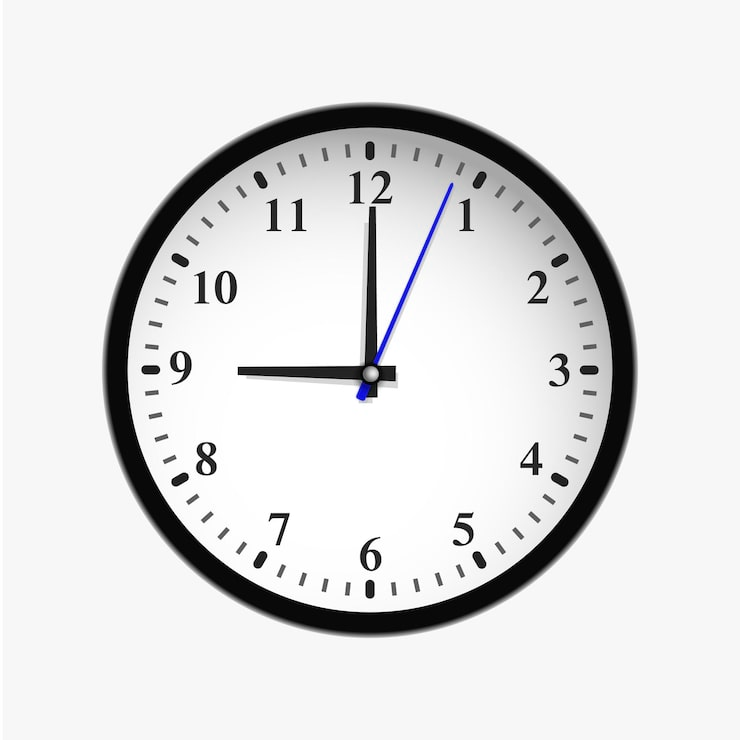
#> input picture Data/clock4.jpg, 740 x 740 px
$ jupyter execute --allow-errors full_test.ipynb
#> lines starting #> are read from the running program, lines starting #| are printed output that depends on the picture; after the words box and inside, x2 and y2 are one past the last pixel; in counts of white or black regions, pixels touching at a corner belong together
# Thresholding

[cell 1]
import cv2 as cv
import numpy as np
import matplotlib.pyplot as plt

#my functions
from Plot import plot_cv, plot_img

[cell 2]
path = '../../Data/clock4.jpg'
img = cv.imread(path, cv.IMREAD_COLOR_RGB)
#> img is the input picture: shape (740, 740, 3); mean B, G, R 224, 223.7, 223.7
img.shape
#> Out = (740, 740, 3)

#> (a cell that did not finish here is left out)

[cell 4]
def channels(img):
    Xred = img[:, :, 0]
    Xgreen = img[:, :, 1]
    Xblue = img[:, :, 2]
    return Xred, Xgreen, Xblue

[cell 5]
Xred, _, _ = channels(img)
#> (the rest of this cell did not finish here and is left out)

[cell 6]
def thresholding_background(img, thres = 200):
#> called with thres = 120
    print("Image shape:", img.shape)
#| Image shape: (740, 740)
    if len(img.shape) == 3:
        m, n, _ = img.shape
    else:
        m, n = img.shape
#> m = 740; n = 740

    temp = np.zeros((m, n), dtype=np.uint8)

    for i in range(m):
        for j in range(n):
            if img[i, j] >= thres:
                temp[i, j] = 0
            else:
                temp[i, j] = 255
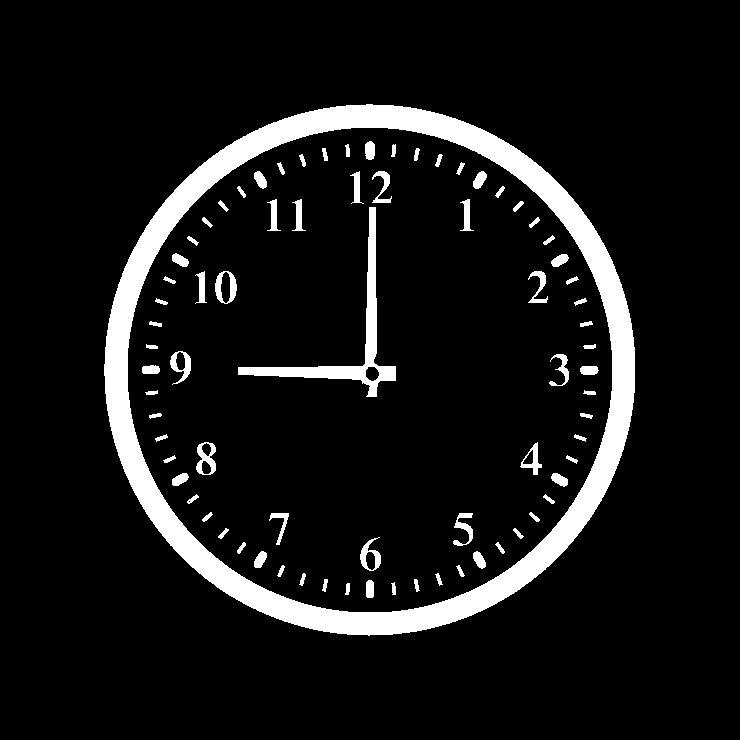
#> temp: shape (740, 740); 8.8% white; 77 white regions, largest, box (x1, y1, x2, y2) and area: (104, 104, 635, 636) 37122, (238, 207, 396, 397) 3332, (215, 271, 237, 304) 352

    return temp

[cell 7]
thres = 120
thres_img = thresholding_background(Xred, thres)
#> (the rest of this cell did not finish here and is left out)

[cell 8]
def get_center(img):
    xs, ys = [], []
    M, N = img.shape
#> M = 740; N = 740

    for i in range(M):
        for j in range(N):
            if img[i, j] != 0:
                xs.append(i)
                ys.append(j)
    return xs, ys

[cell 9]
xs, ys = get_center(Xred)
#> xs = 546094 items; ys = 546094 items
center_x = int(np.mean(xs))
#> center_x = 369
center_y = int(np.mean(ys))
#> center_y = 369
center_x, center_y
#> Out = (369, 369)

[cell 10]
plt.imshow(thres_img, cmap = plt.cm.gray)
plt.plot(center_x, center_y, 'ro')
plt.show()

[cell 11]
def radial_distances(binary_img, cx, cy):
    ys, xs = np.nonzero(binary_img)
    dists = np.sqrt((xs - cx)**2 + (ys - cy)**2)
    return dists

[cell 12]
dists = radial_distances(thres_img, center_x, center_y)

[cell 13]
plt.figure(figsize=(10, 6))
plt.hist(dists, bins=50, color='royalblue', edgecolor='black', alpha=0.7)

plt.title('Distribution of Radial Distances from the Center')
plt.xlabel('Distance from the Center')
plt.ylabel('Frequency')
plt.grid(True, linestyle='--', alpha=0.2)

plt.axvline(x=np.mean(dists), color='red', linestyle='--', label=f'Mean: {np.mean(dists):.2f}')
plt.axvline(x=np.median(dists), color='green', linestyle='-', label=f'Median: {np.median(dists):.2f}')

plt.legend()
plt.tight_layout()
plt.show()
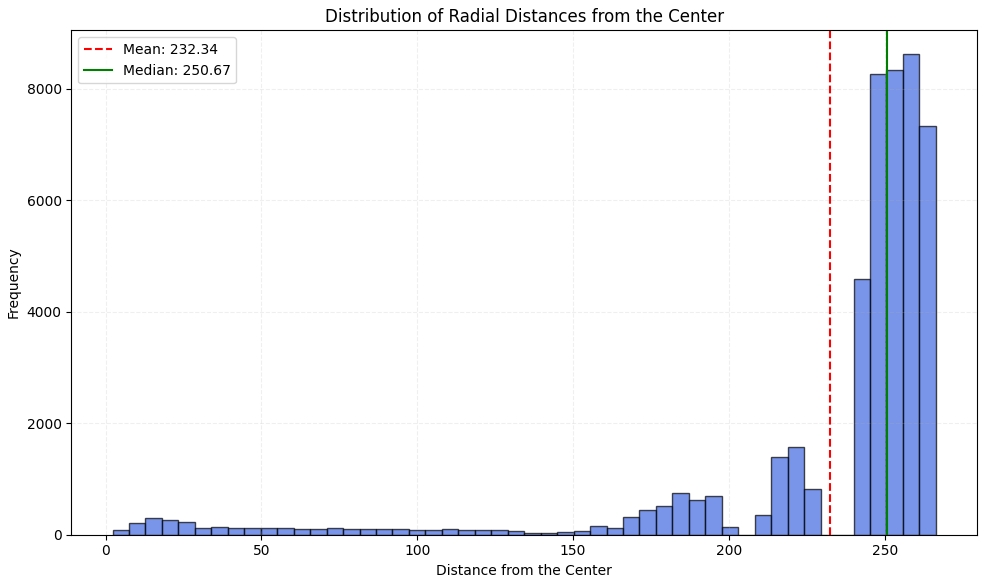
#> figure drawn by matplotlib, 1 panel; tallest bar 8616 high, from x = 255.9 to 261.1

## Sobel

[cell 14]
sobel_x = np.array([[-1,0,1],
                    [-2,0,2],
                    [-1,0,1]])

sobel_y = np.array([[-1,-2,-1],
                    [ 0, 0, 0],
                    [ 1, 2, 1]])

[cell 15]
def apply_sobel(img, kernel):
    m, n = img.shape
#> m = 740; n = 740
    km, kn = kernel.shape
    pad_m, pad_n = km//2, kn//2
    padded = np.pad(img, ((pad_m,pad_m),(pad_n,pad_n)), mode='reflect')
#> padded: shape (742, 742); 8.8% white; 77 white regions, largest, box (x1, y1, x2, y2) and area: (105, 105, 636, 637) 37122, (239, 208, 397, 398) 3332, (216, 272, 238, 305) 352
    out = np.zeros_like(img, dtype=float)

    for i in range(m):
        for j in range(n):
            region = padded[i:i+km, j:j+kn]
            out[i,j] = np.sum(region * kernel)
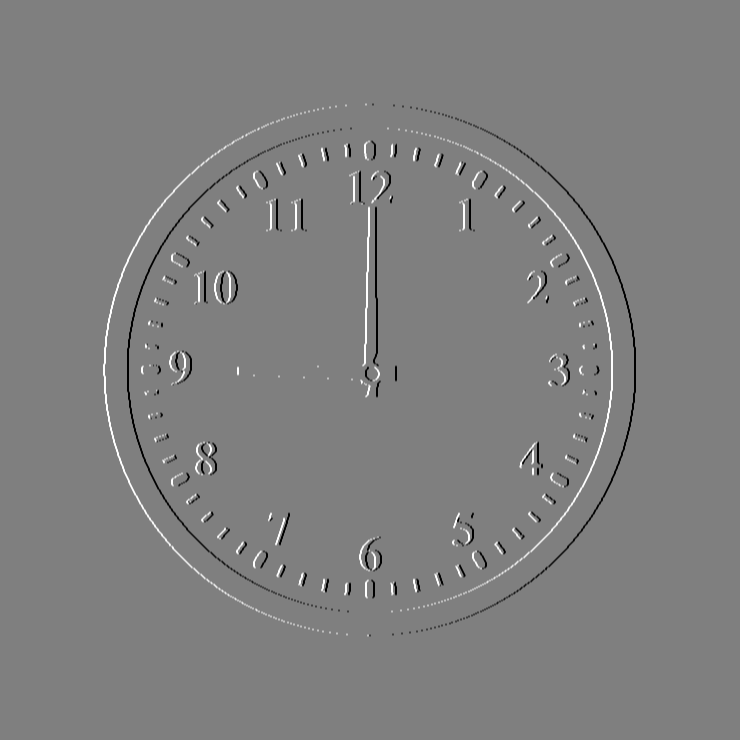
#> out: shape (740, 740) float64; min -1020, max 1020, mean 0; drawn with min black and max white
    return out

[cell 16]
edx = apply_sobel(thres_img, sobel_x)
edy = apply_sobel(thres_img, sobel_y)
#> after the loop in apply_sobel (call 2), `for i in range(m):`:
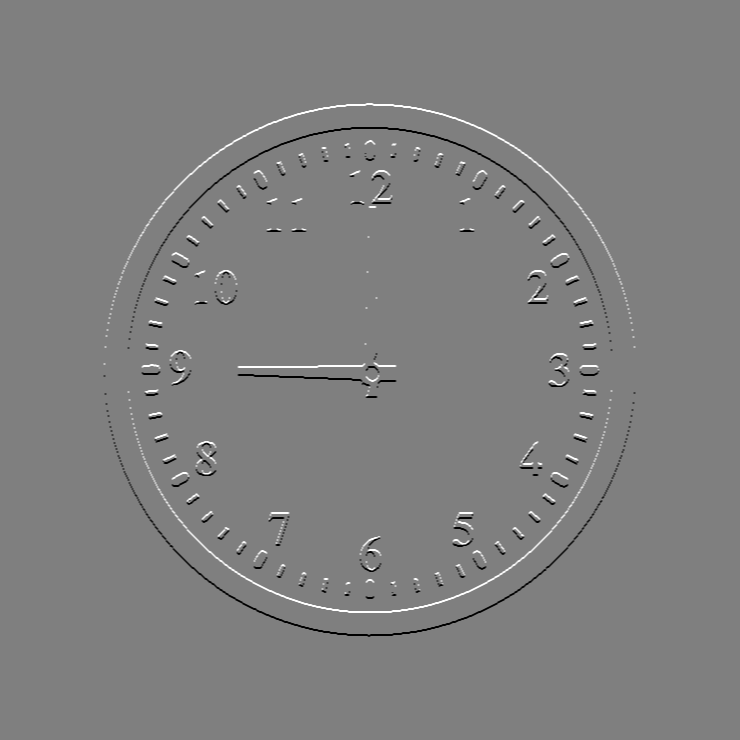
#> out: shape (740, 740) float64; min -1020, max 1020, mean 0; drawn with min black and max white
edge_dt = np.sqrt(edx**2 + edy**2)

[cell 17]
edges = (edge_dt > np.percentile(edge_dt, 90)).astype(np.uint8)
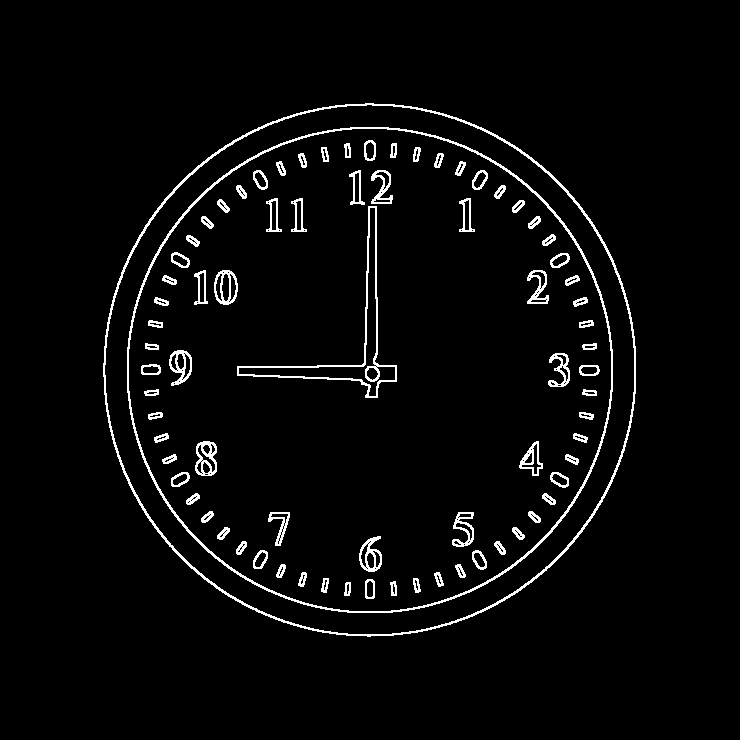
#> edges: shape (740, 740); values 0 (black) and 1 (white), 3.5% white in thin lines or dots, all inside (x1, y1, x2, y2) = (103, 103, 636, 637)
#> (the rest of this cell did not finish here and is left out)

[cell 18]
M = cv.moments(edges)
#> M = moments, m00 19175, centre m10/m00, m01/m00 = (365, 364.6)
mom_cx = int(M['m10'] / M['m00'])
#> mom_cx = 364
mom_cy = int(M['m01'] / M['m00'])
#> mom_cy = 364
mom_cx, mom_cy
#> Out = (364, 364)

[cell 19]
figs_size = 2
fig, axes = plt.subplots(1, figs_size, figsize=(10, 5))

for i in range(figs_size):
    axes[i].imshow(edges, cmap=plt.cm.gray)
    if i == 0:
        axes[i].plot(mom_cx, mom_cy, 'bo')
        axes[i].set_title("OpenCv moments center detection")
    else:
        axes[i].plot(center_x, center_y, 'ro')
        axes[i].set_title("My center detection algorithm")


plt.tight_layout()
plt.show()
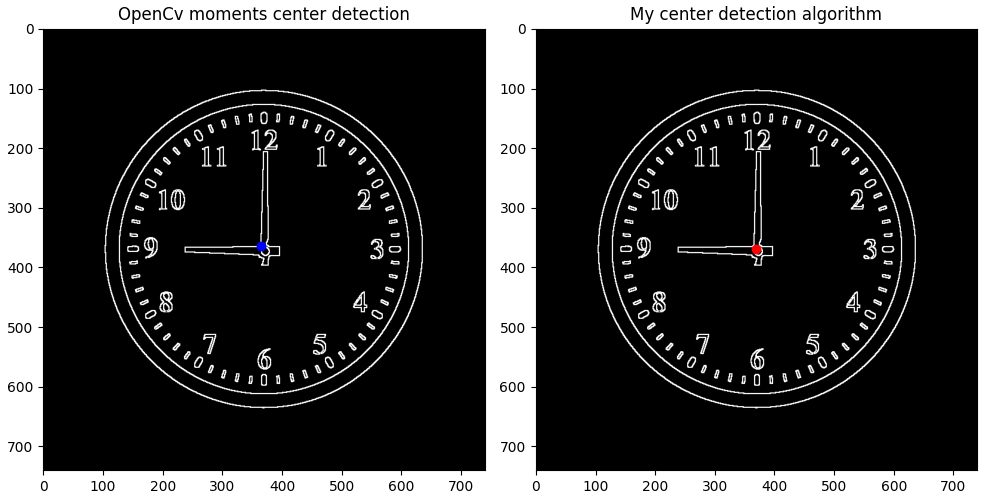
#> figure drawn by matplotlib, 2 panels

[cell 20]
contours, _ = cv.findContours(edges, cv.RETR_EXTERNAL, cv.CHAIN_APPROX_NONE)
#> contours = 1 contour; box (x1, y1, x2, y2) and area: (103, 103, 636, 637) 222956

circled = img.copy()

cv.drawContours(circled, contours, -1, (0, 255, 0), 3)
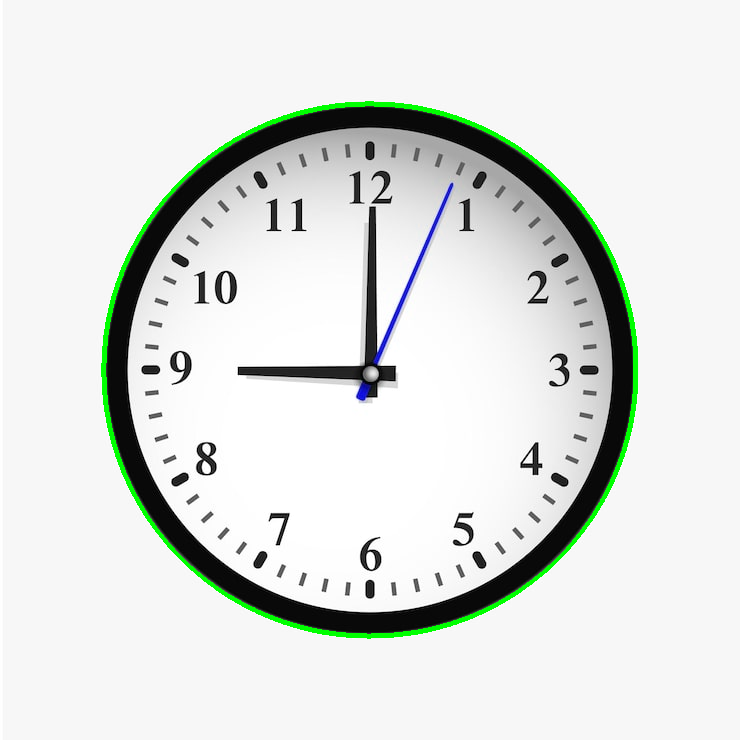
#> circled: shape (740, 740, 3); 1.38% of pixels changed, all inside (x1, y1, x2, y2) = (101, 101, 638, 639)

plt.imshow(circled)
plt.show()

[cell 21]
contours
#> Out has the same summary as contours

[cell 22]
canny = cv.Canny(thres_img, 50, 100)
#> canny: shape (740, 740); 1.4% white in thin lines or dots, all inside (x1, y1, x2, y2) = (103, 103, 635, 636)

#> (the rest of this cell did not finish here and is left out)

[cell 23]
figs_size = 2
fig, axes = plt.subplots(1, figs_size, figsize=(10, 5))

for i in range(figs_size):
    if i == 0:
        axes[i].imshow(edges, cmap=plt.cm.gray)
        axes[i].plot(center_x, center_y, 'ro')
        axes[i].set_title("Sobel")
    else:
        axes[i].imshow(canny, cmap=plt.cm.gray)
        axes[i].plot(center_x, center_y, 'ro')
        axes[i].set_title("Canny (Opencv)")


plt.tight_layout()
plt.show()
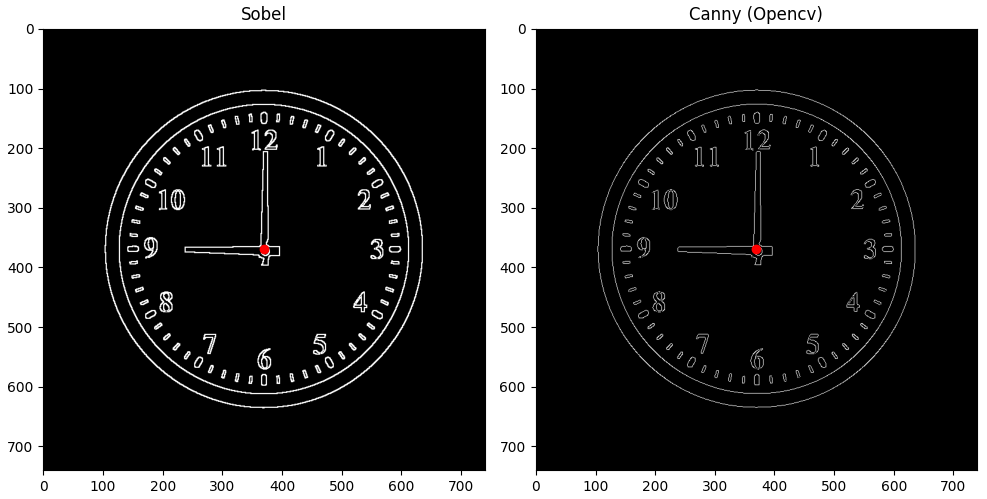
#> figure drawn by matplotlib, 2 panels
